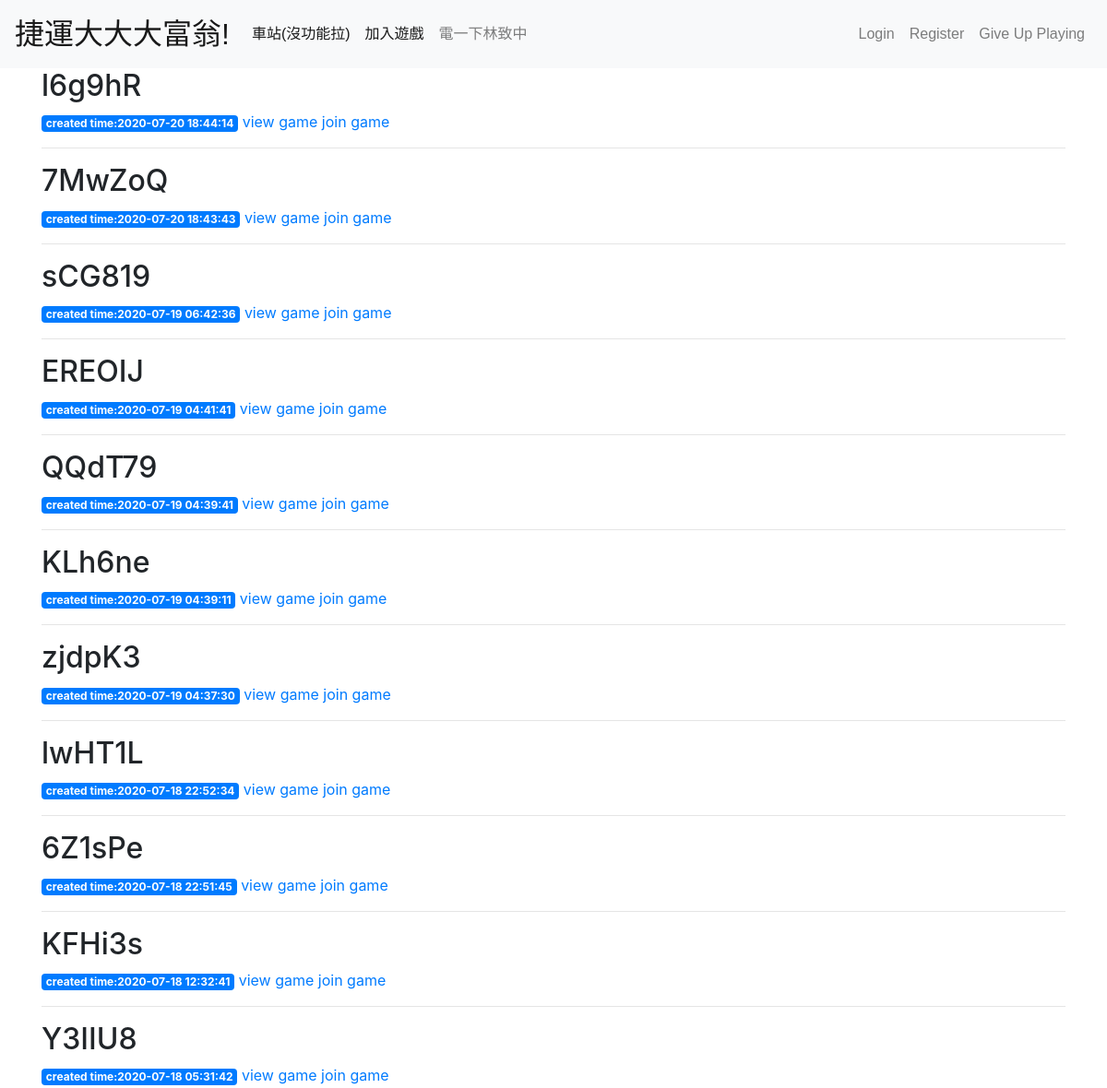
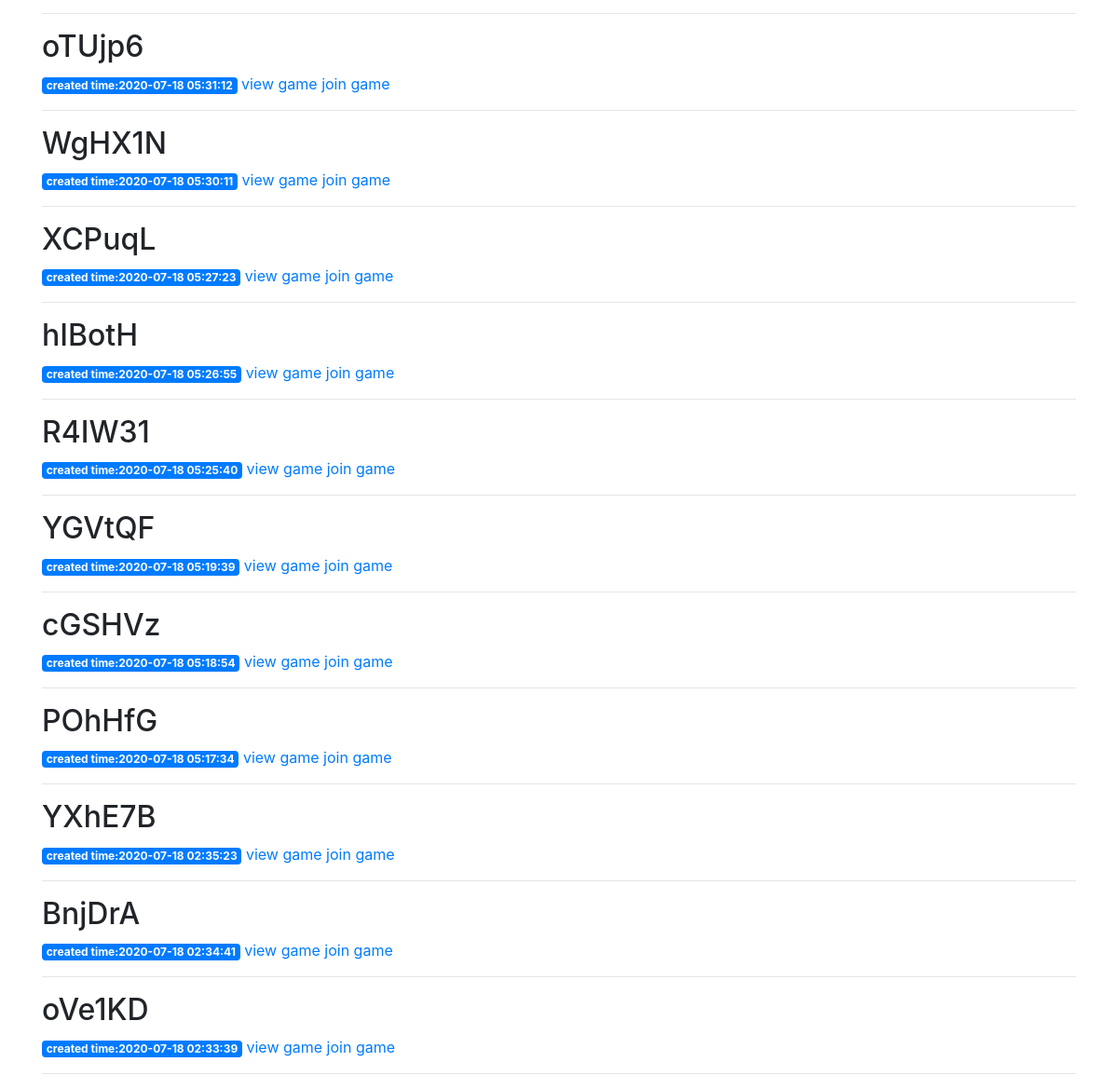
/games, run on the app's committed database (2 pictures, top to bottom).
### tables this page shows
CREATE TABLE games(
	id TEXT PRIMARY KEY,
	created_timestamp DATETIME DEFAULT CURRENT_TIMESTAMP,
	started_timestamp DATETIME,
	status TEXT,
	players_amount INTEGER
	
);

### app.py (the view)
@app.route('/games')
def showgames():
    games=Game.getAllGames()
    return render_template('games.html',games=games)

### scripts/db_conn.py (called while the page is built)
def get_db_connection(db_filename):
    path=os.path.join(os.sep.join(__file__.split(os.sep)[:-2]),'data'+os.sep+db_filename)#加上.splite3的路徑(\data\stations.sqlite)
    print('path=',path)
    conn=sqlite3.connect(path)
    conn.row_factory=sqlite3.Row
    return conn

### scripts/game.py (called while the page is built)
    @staticmethod
    def getAllGames():
        conn=get_db_connection(GAMES_DB_NAME)
        gameids=conn.execute('SELECT id FROM games ORDER BY created_timestamp DESC').fetchall()
        conn.close()
        return [Game(gameid[0]) for gameid in gameids]

    @staticmethod
    def getAllplayers(gameid):
        conn=get_db_connection(GAMES_DB_NAME)
        playerids=conn.execute(f'SELECT id FROM players WHERE gameid="{gameid}"').fetchall()
        conn.close()
        return [Player(playerid[0]) for playerid in playerids]

### templates/games.html (shortened to what this page needs)
{% extends 'base.html' %}
{% block content %}
    {% for game in games %}
        <div>
            <h2>{{game.gameid}}</h2>
            <span class="badge badge-primary">created time:{{game.created_timestamp}}</span>
            <span><a href="{{ url_for('showgame', gameid=game.gameid) }}">view game</a></span>
            <span><a href="{{url_for('joingame', gameid=game.gameid)}}">join game</a></span>
        </div>
        <hr>
    {% endfor %}
{% endblock %}

### templates/base.html (shortened to what this page needs)
<!doctype html>
<html lang="en">
  <head>
    <link rel="stylesheet" href="https://stackpath.bootstrapcdn.com/bootstrap/4.3.1/css/bootstrap.min.css">
  </head>
  <body>
    <nav class="navbar navbar-expand-md navbar-light bg-light">
        <a class="navbar-brand nav-title" href="{{ url_for('home')}}">捷運大大大富翁!</a>
        <div class="collapse navbar-collapse" id="navbarNav">
            <ul class="nav navbar-nav mr-auto">
                <li class="nav-item active">
                    <a class="nav-link" href="#">車站(沒功能拉)</a>
                </li>
                <li class="nav-item active">
                    <a class="nav-link" href="{{url_for('showgames')}}">加入遊戲</a>
                </li>
                <li class="nav-item active">
                    <form action="{{url_for('johnnysucks')}}"  method="POST">
                        <a class="nav-link" href="#" onclick="this.parentNode.submit();">電一下林致中</a>
                    </form>
                </li>
            </ul>
            <ul class="nav navbar-nav ml-auto">
                <li>
                    <a class="nav-link" href="#">Login</a>
                </li>
                <li>
                    <a class="nav-link" href="#">Register</a>
                </li>
                <li>
                    <a class="nav-link" href="#">Give Up Playing</a>
                </li>
            </ul>
        </div>
    </nav>
    <div class="container">
        {% block content %} {% endblock %}
    </div>
  </body>
</html>

### templates/base.html (style rules this page uses)
.navbar { font-family: 'Noto Sans TC', sans-serif; }
.nav-title { font-size: 2em; }

### data on the page
games: gameid "l6g9hR", created_timestamp "2020-07-20 18:44:14"
games: gameid "7MwZoQ", created_timestamp "2020-07-20 18:43:43"
games: gameid "sCG819", created_timestamp "2020-07-19 06:42:36"
games: gameid "EREOIJ", created_timestamp "2020-07-19 04:41:41"
games: gameid "QQdT79", created_timestamp "2020-07-19 04:39:41"
games: gameid "KLh6ne", created_timestamp "2020-07-19 04:39:11"
games: gameid "zjdpK3", created_timestamp "2020-07-19 04:37:30"
games: gameid "lwHT1L", created_timestamp "2020-07-18 22:52:34"
games: gameid "6Z1sPe", created_timestamp "2020-07-18 22:51:45"
games: gameid "KFHi3s", created_timestamp "2020-07-18 12:32:41"
games: gameid "Y3IIU8", created_timestamp "2020-07-18 05:31:42"
games: gameid "oTUjp6", created_timestamp "2020-07-18 05:31:12"
games: gameid "WgHX1N", created_timestamp "2020-07-18 05:30:11"
games: gameid "XCPuqL", created_timestamp "2020-07-18 05:27:23"
games: gameid "hIBotH", created_timestamp "2020-07-18 05:26:55"
games: gameid "R4IW31", created_timestamp "2020-07-18 05:25:40"
games: gameid "YGVtQF", created_timestamp "2020-07-18 05:19:39"
games: gameid "cGSHVz", created_timestamp "2020-07-18 05:18:54"
games: gameid "POhHfG", created_timestamp "2020-07-18 05:17:34"
games: gameid "YXhE7B", created_timestamp "2020-07-18 02:35:23"
games: gameid "BnjDrA", created_timestamp "2020-07-18 02:34:41"
games: gameid "oVe1KD", created_timestamp "2020-07-18 02:33:39"
